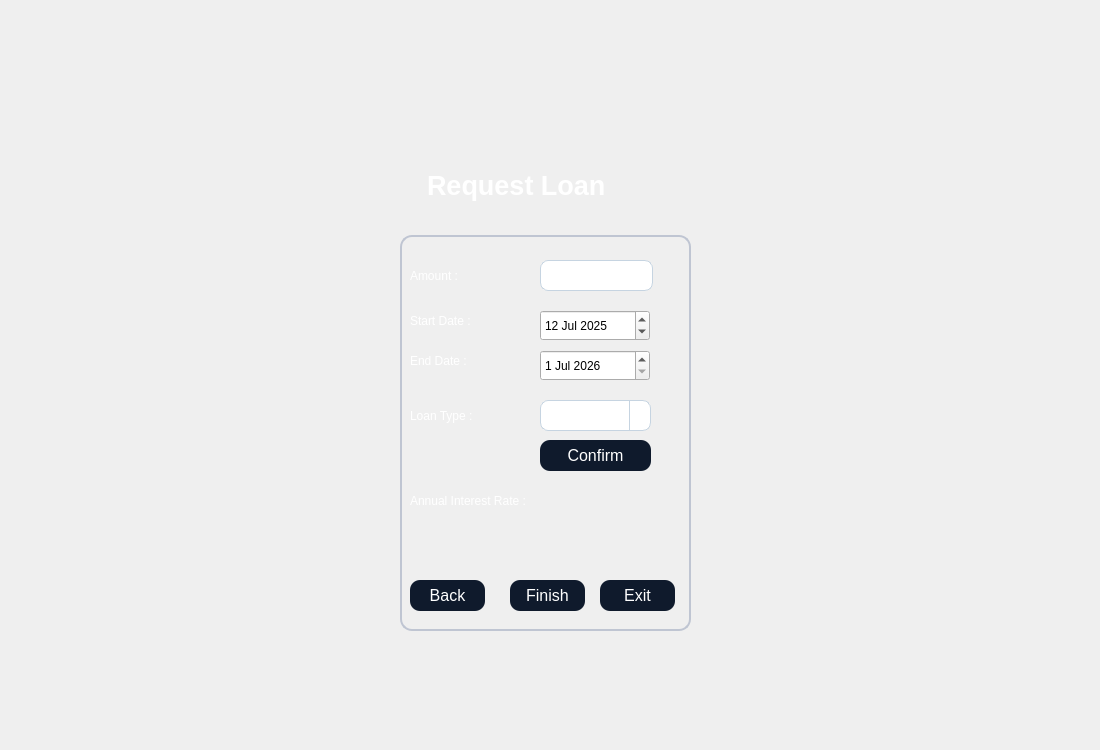
<?xml version="1.0" encoding="UTF-8"?>
<ui version="4.0">
 <class>requestloan</class>
 <widget class="QDialog" name="requestloan">
  <property name="geometry">
   <rect>
    <x>0</x>
    <y>0</y>
    <width>1100</width>
    <height>750</height>
   </rect>
  </property>
  <property name="windowTitle">
   <string>Dialog</string>
  </property>
  <property name="styleSheet">
   <string notr="true">QTableWidget {
    background-color: #1A2236;
    color: #FFFFFF;
    border: 1px solid #3A3F58;
    gridline-color: #3A3F58;
    font-family: &quot;Inter&quot;;
    font-size: 10pt;
    border-radius: 8px;
    selection-background-color: #0F5FFF;
    selection-color: #FFFFFF;
}

QHeaderView::section {
    background-color: #0F1A2C;
    color: #FFFFFF;
    border: 1px solid #3A3F58;
    padding: 4px;
    font-family: &quot;Montserrat SemiBold&quot;;
    font-size: 10pt;
}

QTableWidget::item:selected {
    background-color: #0F5FFF;
    color: #FFFFFF;
}
QGroupBox {
    border: 1.5px solid #BFC5D2;
    border-radius: 12px;
    margin-top: 25px;
    color: white;
    font-family: &quot;Segoe UI Semibold&quot;;
    font-size: 14pt;
}

QGroupBox::title {
    subcontrol-origin: margin;
    padding: 4px 10px;
}
QPushButton {
    background-color: #0F1A2C;
    color: #FFFFFF;
	border-color: rgb(0, 0, 0);
    border-radius: 10px;
    font-family: &quot;Montserrat SemiBold&quot;;
    font-size: 12pt;
    padding: 6px 12px;
}

QPushButton:hover {
    background-color: #1A2942;
}

QPushButton:pressed {
    background-color: #09111A;
}
QLineEdit {
    background-color: #FFFFFF;
    border: 1px solid #C6D4E1;
    border-radius: 8px;
    padding: 6px;
    color: #0A1320;
    font-family: &quot;Inter&quot;;
    font-size: 11pt;
}

QLineEdit:focus {
    border: 1px solid #00B4FF;
    background-color: #F8FBFF;
}
QComboBox {
    background-color: #FFFFFF;
    border: 1px solid #C6D4E1;
    border-radius: 8px;
    padding: 6px;
    color: #0A1320;
    font-family: &quot;Inter&quot;;
    font-size: 11pt;
}

QComboBox:focus {
    border: 1px solid #00B4FF;
    background-color: #F8FBFF;
}

QComboBox::drop-down {
    subcontrol-origin: padding;
    subcontrol-position: top right;
    width: 20px;
    border-left: 1px solid #C6D4E1;
}

QComboBox::down-arrow {
    
	image: url(:/new/prefix1/icon.png);
    width: 12px;
    height: 12px;
}</string>
  </property>
  <widget class="QLabel" name="label">
   <property name="geometry">
    <rect>
     <x>0</x>
     <y>0</y>
     <width>1100</width>
     <height>750</height>
    </rect>
   </property>
   <property name="styleSheet">
    <string notr="true">image: url(:/new/prefix1/bg.jpg);</string>
   </property>
   <property name="text">
    <string/>
   </property>
  </widget>
  <widget class="QGroupBox" name="groupBox">
   <property name="geometry">
    <rect>
     <x>400</x>
     <y>210</y>
     <width>291</width>
     <height>421</height>
    </rect>
   </property>
   <property name="title">
    <string/>
   </property>
   <widget class="QLabel" name="label_2">
    <property name="geometry">
     <rect>
      <x>10</x>
      <y>50</y>
      <width>81</width>
      <height>31</height>
     </rect>
    </property>
    <property name="styleSheet">
     <string notr="true">color: rgb(255, 255, 255);</string>
    </property>
    <property name="text">
     <string>Amount :</string>
    </property>
   </widget>
   <widget class="QLabel" name="label_3">
    <property name="geometry">
     <rect>
      <x>10</x>
      <y>95</y>
      <width>81</width>
      <height>31</height>
     </rect>
    </property>
    <property name="styleSheet">
     <string notr="true">color: rgb(255, 255, 255);</string>
    </property>
    <property name="text">
     <string>Start Date :</string>
    </property>
   </widget>
   <widget class="QLineEdit" name="le">
    <property name="geometry">
     <rect>
      <x>140</x>
      <y>50</y>
      <width>113</width>
      <height>31</height>
     </rect>
    </property>
   </widget>
   <widget class="QDateEdit" name="db">
    <property name="geometry">
     <rect>
      <x>140</x>
      <y>100</y>
      <width>110</width>
      <height>31</height>
     </rect>
    </property>
    <property name="date">
     <date>
      <year>2025</year>
      <month>7</month>
      <day>12</day>
     </date>
    </property>
   </widget>
   <widget class="QLabel" name="label_4">
    <property name="geometry">
     <rect>
      <x>10</x>
      <y>135</y>
      <width>81</width>
      <height>31</height>
     </rect>
    </property>
    <property name="styleSheet">
     <string notr="true">color: rgb(255, 255, 255);</string>
    </property>
    <property name="text">
     <string>End Date :</string>
    </property>
   </widget>
   <widget class="QDateEdit" name="de">
    <property name="geometry">
     <rect>
      <x>140</x>
      <y>140</y>
      <width>110</width>
      <height>31</height>
     </rect>
    </property>
    <property name="date">
     <date>
      <year>2026</year>
      <month>7</month>
      <day>1</day>
     </date>
    </property>
   </widget>
   <widget class="QPushButton" name="b2">
    <property name="geometry">
     <rect>
      <x>140</x>
      <y>230</y>
      <width>111</width>
      <height>31</height>
     </rect>
    </property>
    <property name="text">
     <string>Confirm</string>
    </property>
   </widget>
   <widget class="QLabel" name="label_5">
    <property name="geometry">
     <rect>
      <x>10</x>
      <y>190</y>
      <width>81</width>
      <height>31</height>
     </rect>
    </property>
    <property name="styleSheet">
     <string notr="true">color: rgb(255, 255, 255);</string>
    </property>
    <property name="text">
     <string>Loan Type :</string>
    </property>
   </widget>
   <widget class="QComboBox" name="box">
    <property name="geometry">
     <rect>
      <x>140</x>
      <y>190</y>
      <width>111</width>
      <height>31</height>
     </rect>
    </property>
   </widget>
   <widget class="QLabel" name="label_6">
    <property name="geometry">
     <rect>
      <x>10</x>
      <y>270</y>
      <width>121</width>
      <height>41</height>
     </rect>
    </property>
    <property name="styleSheet">
     <string notr="true">color: rgb(255, 255, 255);</string>
    </property>
    <property name="text">
     <string>Annual Interest Rate :</string>
    </property>
   </widget>
   <widget class="QLabel" name="l">
    <property name="geometry">
     <rect>
      <x>140</x>
      <y>280</y>
      <width>111</width>
      <height>31</height>
     </rect>
    </property>
    <property name="styleSheet">
     <string notr="true">color: rgb(255, 255, 255);
font: 700 14pt &quot;Segoe UI&quot;;</string>
    </property>
    <property name="text">
     <string/>
    </property>
   </widget>
   <widget class="QLabel" name="la">
    <property name="geometry">
     <rect>
      <x>30</x>
      <y>310</y>
      <width>251</width>
      <height>41</height>
     </rect>
    </property>
    <property name="styleSheet">
     <string notr="true">color: rgb(170, 0, 0);
font: 700 14pt &quot;Segoe UI&quot;;
</string>
    </property>
    <property name="text">
     <string/>
    </property>
   </widget>
   <widget class="QPushButton" name="back">
    <property name="geometry">
     <rect>
      <x>10</x>
      <y>370</y>
      <width>75</width>
      <height>31</height>
     </rect>
    </property>
    <property name="text">
     <string>Back</string>
    </property>
   </widget>
   <widget class="QPushButton" name="b">
    <property name="geometry">
     <rect>
      <x>110</x>
      <y>370</y>
      <width>75</width>
      <height>31</height>
     </rect>
    </property>
    <property name="text">
     <string>Finish</string>
    </property>
   </widget>
   <widget class="QPushButton" name="exit">
    <property name="geometry">
     <rect>
      <x>200</x>
      <y>370</y>
      <width>75</width>
      <height>31</height>
     </rect>
    </property>
    <property name="text">
     <string>Exit</string>
    </property>
   </widget>
  </widget>
  <widget class="QLabel" name="label_7">
   <property name="geometry">
    <rect>
     <x>420</x>
     <y>160</y>
     <width>251</width>
     <height>51</height>
    </rect>
   </property>
   <property name="styleSheet">
    <string notr="true">color: #FFFFFF; 
font-family: &quot;Montserrat SemiBold&quot;; 
font-size: 20pt;
font-weight: 700; 
padding: 4px 0;</string>
   </property>
   <property name="text">
    <string>Request Loan</string>
   </property>
  </widget>
 </widget>
 <resources/>
 <connections/>
</ui>
